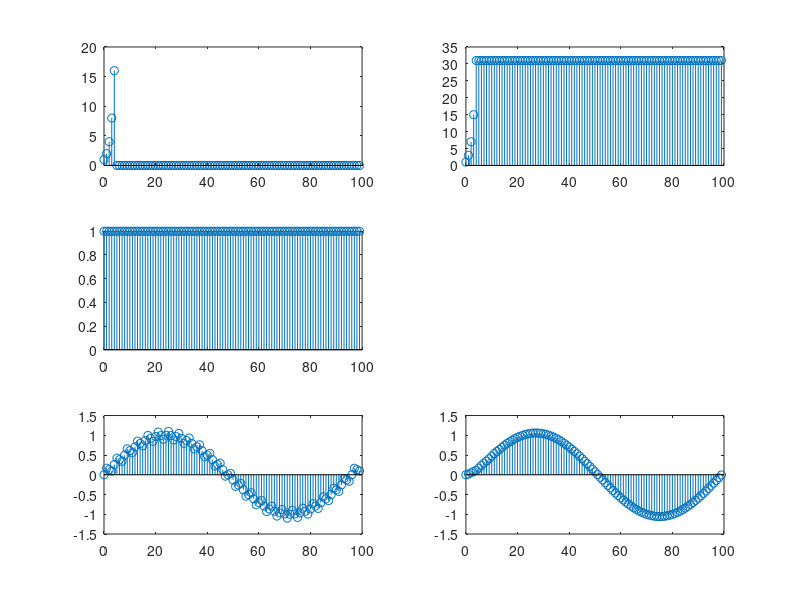

Recreate this plot in MATLAB.
%a
n = 0 : 99
b1 = [1]
a1 = [1 -1]
hev1 = [ones(1,100)]
hev2 = [zeros(1, 5) ones(1, 95)]
hev = hev1 - hev2;
u1 =  (2) .^ n .* hev;
subplot(3, 2, 1), stem(n, u1);
y1 = filter(b1, a1, u1)
subplot(3, 2 ,2), stem(n, y1);

%b
 b2 = [1]
 a2 = [1 -4]
 u2 = hev1
 subplot(3, 2, 3), stem(n, u2);
 y2=filter(b2, a2, u2) 
 subplot(3, 2 ,4), stem(n, y2);
 
 %c
 b3 = [ 0.1094 0.1094 0.1094 0.1094]
 a3 = [ 0.96875 -1 0.96875 -0.53125]
 u3 = sin(2*pi*500*n/48000) + 0.1 * sin(2*12000*pi*n/48000)
 subplot(3, 2, 5), stem(n, u3);
 y3=filter(b3, a3, u3) 
 subplot(3, 2 ,6), stem(n, y3);